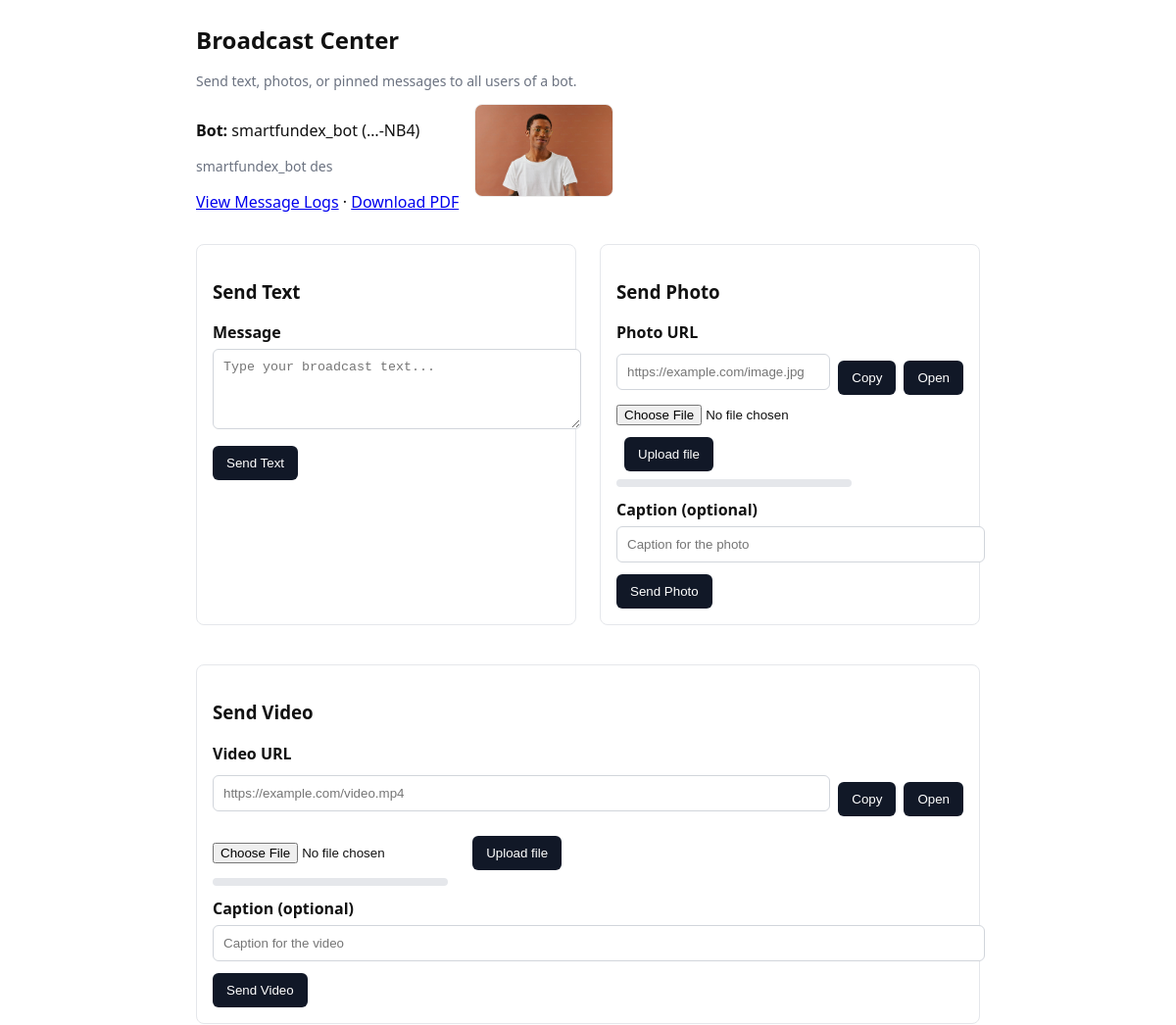
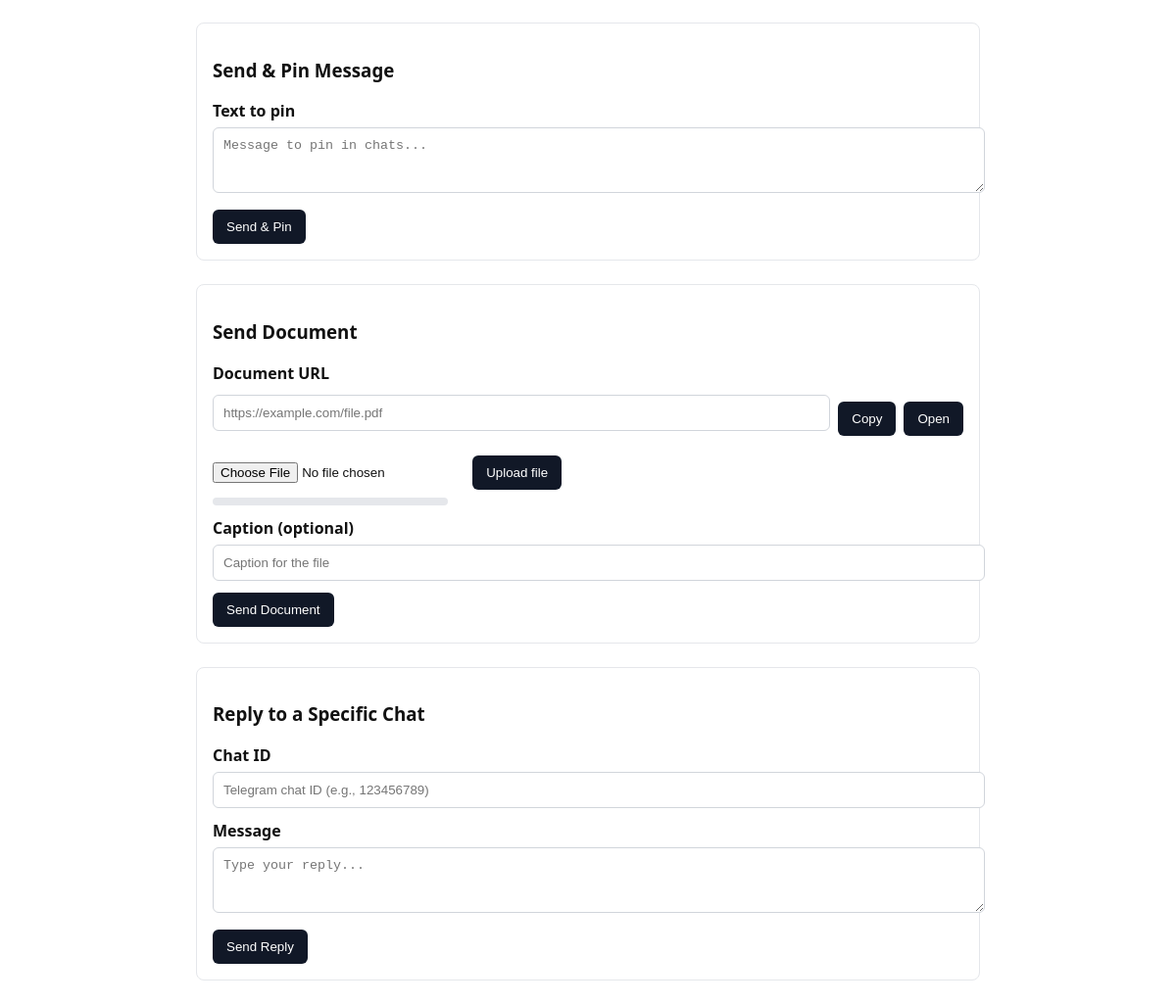
/hub/landing/7/ (signed in), run on the app's committed database (2 pictures, top to bottom).
### hub/models.py (models this page shows, shortened)
class Bot(models.Model):
    name = models.CharField(max_length=150)
    token = models.CharField(max_length=200, unique=True)
    is_active = models.BooleanField(default=False)
    created_at = models.DateTimeField(auto_now_add=True)
    admin_chat_id = models.BigIntegerField(blank=True, null=True)
    description = models.TextField(blank=True, null=True)
    image_url = models.URLField(blank=True, null=True)
    bot_link = models.URLField(blank=True, null=True, help_text="Direct link to the Telegram bot (e.g., https://t.me/your_bot)")

### hub/views.py (the view)
# urls.py: path('landing/<int:bot_id>/', broadcast_landing_bot, name='hub_landing_bot'),
@login_required()
def broadcast_landing_bot(request: HttpRequest, bot_id: int) -> HttpResponse:
    try:
        bot = Bot.objects.get(id=bot_id)
    except Bot.DoesNotExist:
        return HttpResponse(status=404)
    user = request.user
    allowed = False
    if user.is_superuser:
        allowed = True
    else:
        candidate_profile = getattr(user, 'candidate_profile', None)
        if candidate_profile and candidate_profile.candidate and candidate_profile.candidate.bot_id:
            allowed = (candidate_profile.candidate.bot_id == bot_id)
        elif bot_id == 2:
            allowed = True
    if not allowed:
        return HttpResponse("Forbidden", status=403)
    return render(request, 'hub/landing.html', {'bot': bot})

### hub/templates/hub/landing.html (shortened to what this page needs)
<!DOCTYPE html>
<html lang="en">
<head>
  </head>
  <body>
    <div class="container">
        <h1>Broadcast Center</h1>
        <p class="muted">Send text, photos, or pinned messages to all users of a bot.</p>
        {% if bot %}
            <div style="display:flex; gap:16px; align-items:flex-start;">
                <div>
                    <p><strong>Bot:</strong> <span id="bot_name_display">{{ bot.name }}</span> (…{{ bot.token|slice:'-4:' }})</p>
                    {% if bot.description %}
                      <p id="bot_desc_display" class="muted">{{ bot.description }}</p>
                    {% else %}
                      <p id="bot_desc_display" class="muted"></p>
                    {% endif %}
                    <p><a href="{% if bot.token %}/hub/logs/token/{{ bot.token }}/{% else %}/hub/logs/{{ bot.id }}/{% endif %}" target="_blank">View Message Logs</a> · <a href="{% if bot.token %}/hub/logs/token/{{ bot.token }}/pdf/{% else %}/hub/logs/{{ bot.id }}/pdf/{% endif %}" target="_blank">Download PDF</a></p>
                </div>
                <div>
                    {% if bot.image_url %}
                      <img id="bot_image_display" src="{{ bot.image_url }}" alt="Bot image" style="max-width:140px; border-radius:8px; border:1px solid #eee;" />
                    {% else %}
                      <img id="bot_image_display" alt="Bot image" style="display:none; max-width:140px; border-radius:8px; border:1px solid #eee;" />
                    {% endif %}
                </div>
            </div>
        {% endif %}
        <div class="grid" style="margin-top: 16px;">
            <form onsubmit="sendText(event)">
                <h3>Send Text</h3>
                <label for="text">Message</label>
                <textarea id="text" rows="4" placeholder="Type your broadcast text..."></textarea>
                <button id="send_text_btn" type="submit">Send Text</button>
            </form>
            <form onsubmit="sendPhoto(event)">
                <h3>Send Photo</h3>
                <label for="photo">Photo URL</label>
                <div style="display:flex; gap:8px; align-items:center;">
                    <input id="photo" type="text" placeholder="https://example.com/image.jpg" />
                    <button type="button" onclick="copyToClipboard('photo')">Copy</button>
                    <button type="button" onclick="openInNewTab('photo')">Open</button>
                </div>
                <div style="margin-top:8px;">
                    <input id="file" type="file" accept="image/*" />
                    <button type="button" onclick="uploadPhotoFile()" style="margin-left:8px;">Upload file</button>
                    <div id="photo_progress" class="progress" style="max-width: 240px;"></div>
                </div>
                <label for="caption">Caption (optional)</label>
                <input id="caption" type="text" placeholder="Caption for the photo" />
                <button id="send_photo_btn" type="submit">Send Photo</button>
            </form>
        </div>
        <form onsubmit="sendVideo(event)" style="margin-top: 16px;">
            <h3>Send Video</h3>
            <label for="video_url">Video URL</label>
            <div style="display:flex; gap:8px; align-items:center;">
                <input id="video_url" type="text" placeholder="https://example.com/video.mp4" />
                <button type="button" onclick="copyToClipboard('video_url')">Copy</button>
                <button type="button" onclick="openInNewTab('video_url')">Open</button>
            </div>
            <div style="margin-top:8px;">
                <input id="video_file" type="file" accept="video/*" />
                <button type="button" onclick="uploadVideoFile()" style="margin-left:8px;">Upload file</button>
                <div id="video_progress" class="progress" style="max-width: 240px;"></div>
            </div>
            <label for="video_caption">Caption (optional)</label>
            <input id="video_caption" type="text" placeholder="Caption for the video" />
            <button id="send_video_btn" type="submit">Send Video</button>
        </form>
        <form onsubmit="sendAndPin(event)" style="margin-top: 16px;">
            <h3>Send & Pin Message</h3>
            <label for="pin_text">Text to pin</label>
            <textarea id="pin_text" rows="3" placeholder="Message to pin in chats..."></textarea>
            <button id="send_pin_btn" type="submit">Send & Pin</button>
        </form>
        <form onsubmit="sendDocument(event)" style="margin-top: 16px;">
            <h3>Send Document</h3>
            <label for="document_url">Document URL</label>
            <div style="display:flex; gap:8px; align-items:center;">
                <input id="document_url" type="text" placeholder="https://example.com/file.pdf" />
                <button type="button" onclick="copyToClipboard('document_url')">Copy</button>
                <button type="button" onclick="openInNewTab('document_url')">Open</button>
            </div>
            <div style="margin-top:8px;">
                <input id="document_file" type="file" />
                <button type="button" onclick="uploadDocumentFile()" style="margin-left:8px;">Upload file</button>
                <div id="document_progress" class="progress" style="max-width: 240px;"></div>
            </div>
            <label for="document_caption">Caption (optional)</label>
            <input id="document_caption" type="text" placeholder="Caption for the file" />
            <button id="send_document_btn" type="submit">Send Document</button>
        </form>
        <form onsubmit="sendToChat(event)" style="margin-top: 16px;">
            <h3>Reply to a Specific Chat</h3>
            <label for="chat_id">Chat ID</label>
            <input id="chat_id" type="text" placeholder="Telegram chat ID (e.g., 123456789)" />
            <label for="chat_text">Message</label>
            <textarea id="chat_text" rows="3" placeholder="Type your reply..."></textarea>
            <button id="send_reply_btn" type="submit">Send Reply</button>
        </form>
    </div>
  </body>
 </html>

### hub/templates/hub/landing.html (style rules this page uses)
body { font-family: system-ui, -apple-system, Segoe UI, Roboto, Arial, sans-serif; margin: 24px; color: #111; }
.container { max-width: 800px; margin: 0 auto; }
h1 { font-size: 24px; margin-bottom: 16px; }
form { border: 1px solid #e5e7eb; padding: 16px; border-radius: 8px; margin-bottom: 24px; }
label { display: block; font-weight: 600; margin-top: 12px; margin-bottom: 6px; }
select, input[type="text"], textarea { width: 100%; padding: 10px; border: 1px solid #d1d5db; border-radius: 6px; }
button { background: #111827; color: white; border: none; padding: 10px 14px; border-radius: 6px; cursor: pointer; margin-top: 12px; }
.grid { display: grid; grid-template-columns: 1fr 1fr; gap: 24px; }
.muted { color: #6b7280; font-size: 14px; }
.progress { height: 8px; background: #e5e7eb; border-radius: 999px; overflow: hidden; margin-top: 8px; }

### data on the page
Bot: name "smartfundex_bot", token "-NB4", description "smartfundex_bot des", image_url (picture)
